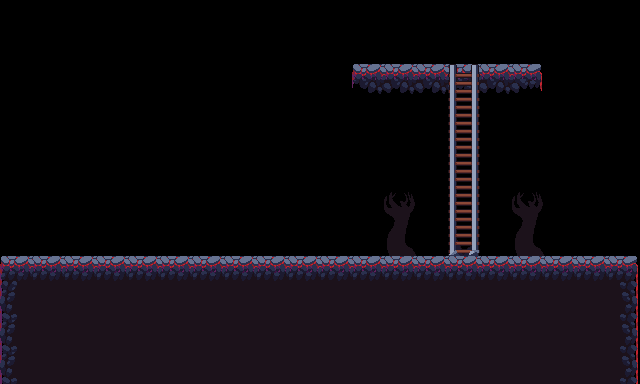

This game map was drawn from its Tiled (.tmx) file and the tilesets committed beside it. A one-line description and the full map source follow:
An orthogonal 20x12 tile map with 32x32 px tiles, 3 tile layers (env, floor, items), 6 tilesets and 7 objects (2x coin, revivePoint, ladder, finishFlag, hero, ...).

<map version="1.0" tiledversion="1.1.6" orientation="orthogonal" renderorder="right-down" width="20" height="12" tilewidth="32" tileheight="32" infinite="0" nextobjectid="54">
 <tileset firstgid="1" source="food.tsx" />
 <tileset firstgid="9" source="grass.tsx" />
 <tileset firstgid="20" source="ladder.tsx" />
 <tileset firstgid="26" source="rock.tsx" />
 <tileset firstgid="30" source="threes.tsx" />
 <tileset firstgid="34" source="Tileset.tsx" />
 <layer name="env" width="20" height="12">
  <data encoding="csv">
0,0,0,0,0,0,0,0,0,0,0,0,0,0,0,0,0,0,0,0,
0,0,0,0,0,0,0,0,0,0,0,0,0,0,0,0,0,0,0,0,
0,0,0,0,0,0,0,0,0,0,0,0,0,0,0,0,0,0,0,0,
0,0,0,0,0,0,0,0,0,0,0,0,0,0,0,0,0,0,0,0,
0,0,0,0,0,0,0,0,0,0,0,0,0,0,0,0,0,0,0,0,
0,0,0,0,0,0,0,0,0,0,0,0,0,0,0,0,0,0,0,0,
0,0,0,0,0,0,0,0,0,0,0,0,0,0,0,0,0,0,0,0,
0,0,0,0,0,0,0,0,0,0,0,0,32,0,0,0,32,0,0,0,
0,0,0,0,0,0,0,0,0,0,0,0,0,0,0,0,0,0,0,0,
0,44,44,44,44,44,44,44,44,44,44,44,44,44,44,44,44,44,44,0,
0,44,44,44,44,44,44,44,44,44,44,44,44,44,44,44,44,44,44,0,
0,44,44,44,44,44,44,44,44,44,44,44,44,44,44,44,44,44,44,0
</data>
 </layer>
 <layer name="floor" width="20" height="12">
  <data encoding="csv">
0,0,0,0,0,0,0,0,0,0,0,0,0,0,0,0,0,0,0,0,
0,0,0,0,0,0,0,0,0,0,0,0,0,0,0,0,0,0,0,0,
0,0,0,0,0,0,0,0,0,0,0,61,62,62,62,63,0,0,0,0,
0,0,0,0,0,0,0,0,0,0,0,0,0,0,0,0,0,0,0,0,
0,0,0,0,0,0,0,0,0,0,0,0,0,0,0,0,0,0,0,0,
0,0,0,0,0,0,0,0,0,0,0,0,0,0,0,0,0,0,0,0,
0,0,0,0,0,0,0,0,0,0,0,0,0,0,0,0,0,0,0,0,
0,0,0,0,0,0,0,0,0,0,0,0,0,0,0,0,0,0,0,0,
34,35,35,35,35,35,35,35,35,35,35,35,35,35,35,35,35,35,35,36,
43,0,0,0,0,0,0,0,0,0,0,0,0,0,0,0,0,0,0,45,
43,0,0,0,0,0,0,0,0,0,0,0,0,0,0,0,0,0,0,45,
43,0,0,0,0,0,0,0,0,0,0,0,0,0,0,0,0,0,0,45
</data>
 </layer>
 <layer name="items" width="20" height="12">
  <data encoding="csv">
0,0,0,0,0,0,0,0,0,0,0,0,0,0,0,0,0,0,0,0,
0,0,0,0,0,0,0,0,0,0,0,0,0,0,0,0,0,0,0,0,
0,0,0,0,0,0,0,0,0,0,0,61,0,0,25,62,63,0,0,0,
0,0,0,0,0,0,0,0,0,0,0,0,0,0,21,0,0,0,0,0,
0,0,0,0,0,0,0,0,0,0,0,0,0,0,21,0,0,0,0,0,
0,0,0,0,0,0,0,0,0,0,0,0,0,0,21,0,0,0,0,0,
0,0,0,0,0,0,0,0,0,0,0,0,0,0,21,0,0,0,0,0,
0,0,0,0,0,0,0,0,0,0,0,0,0,0,23,0,0,0,0,0,
0,0,0,0,0,0,0,0,0,0,0,0,0,0,0,0,0,0,0,0,
0,0,0,0,0,0,0,0,0,0,0,0,0,0,0,0,0,0,0,0,
0,0,0,0,0,0,0,0,0,0,0,0,0,0,0,0,0,0,0,0,
0,0,0,0,0,0,0,0,0,0,0,0,0,0,0,0,0,0,0,0
</data>
 </layer>
 <objectgroup name="obj">
  <object id="3" name="revivePoint" x="32.6633" y="256.47" width="9.125" height="7.125">
   <properties>
    <property name="kind" value="revivePoint" />
    <property name="prefab" value="vol_revivepoint" />
   </properties>
  </object>
  <object id="48" name="ladder" x="464.144" y="64.1818">
   <properties>
    <property name="kind" value="ladder" />
    <property name="prefab" value="trigger_ladder_down" />
   </properties>
  </object>
  <object id="49" name="coin" x="145" y="240">
   <properties>
    <property name="id" value="10000101" />
    <property name="kind" value="coin" />
    <property name="num" type="int" value="10" />
    <property name="px" type="int" value="50" />
    <property name="py" type="int" value="0" />
    <property name="shape" value="line" />
   </properties>
   <ellipse />
  </object>
  <object id="51" name="finishFlag" x="590.75" y="256">
   <properties>
    <property name="kind" value="finishFlag" />
    <property name="prefab" value="finish" />
   </properties>
  </object>
  <object id="53" name="coin" x="367.833" y="50.5">
   <properties>
    <property name="id" value="10000101" />
    <property name="kind" value="coin" />
    <property name="num" type="int" value="5" />
    <property name="px" type="int" value="50" />
    <property name="py" type="int" value="0" />
    <property name="shape" value="line" />
   </properties>
   <ellipse />
  </object>
 </objectgroup>
 <objectgroup name="born">
  <object id="1" name="hero" x="83.178" y="239.1" width="10.1457" height="9.7851">
   <properties>
    <property name="kind" value="hero" />
   </properties>
  </object>
  <object id="52" name="zombie" x="342.111" y="256.149" width="16.4456" height="11.0359">
   <properties>
    <property name="kind" value="mob" />
    <property name="mob" value="zombie" />
   </properties>
  </object>
 </objectgroup>
</map>
